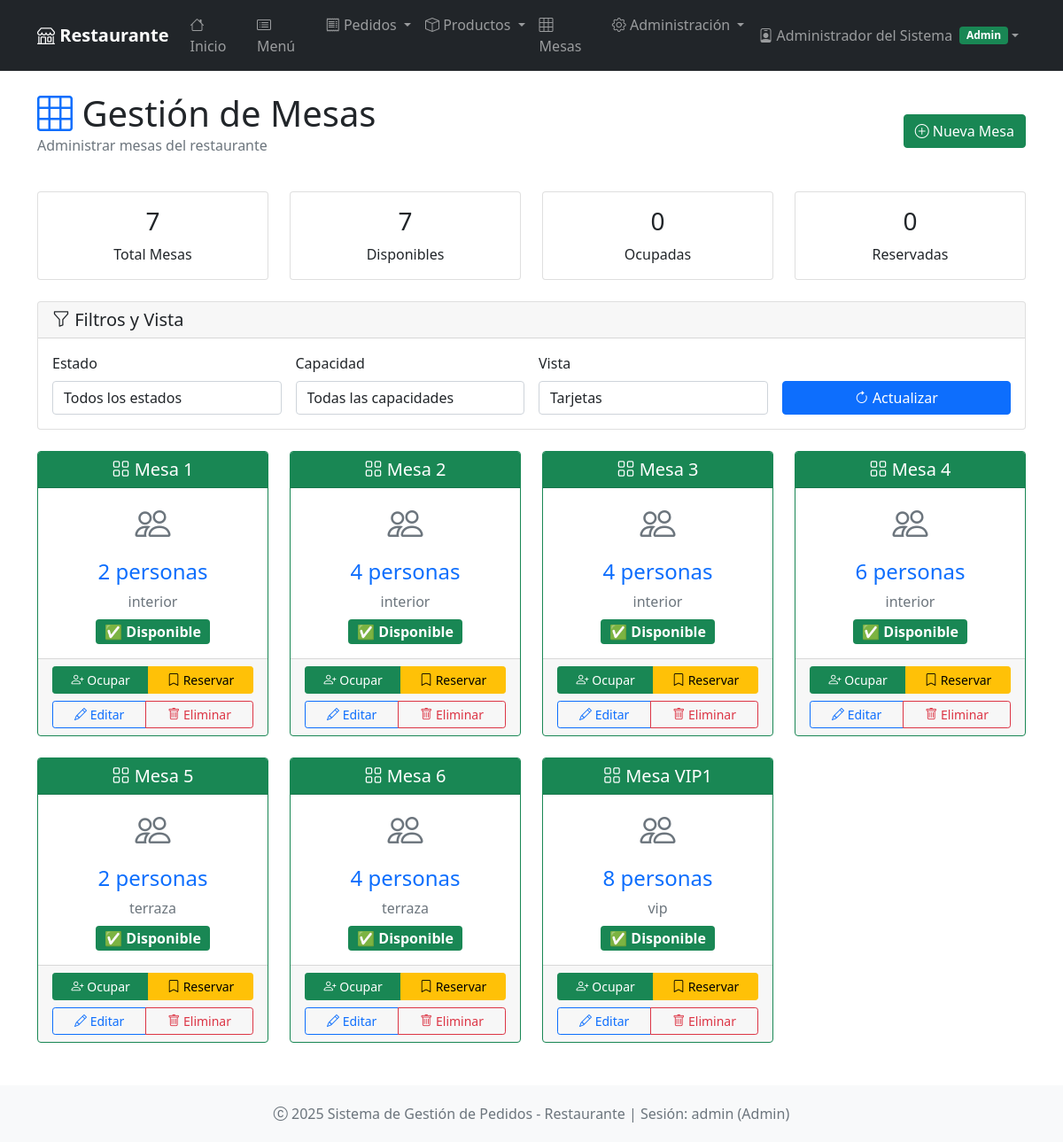
Page /mesas (signed in) on the earlier database version.
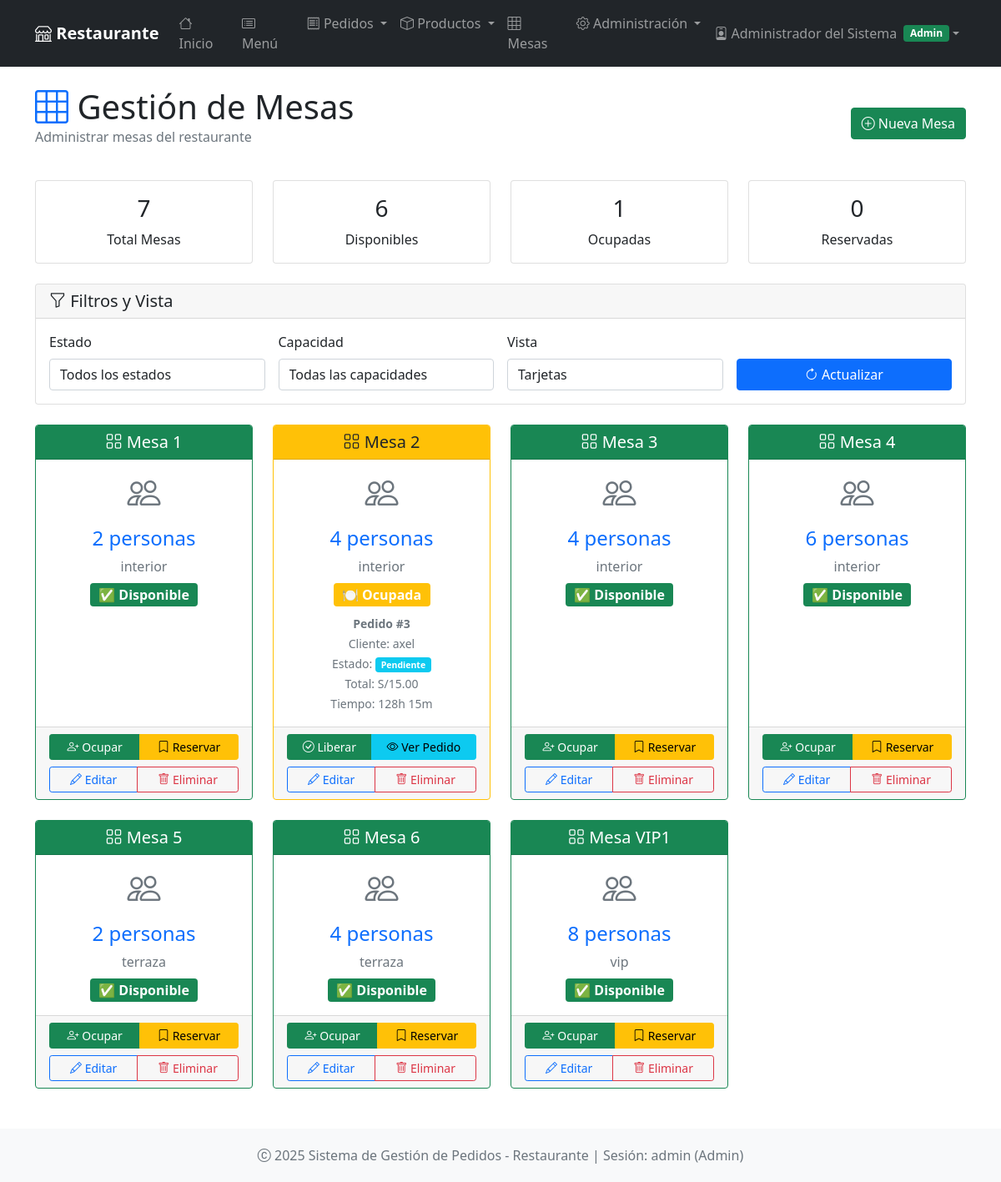
Same page on the later database version.
### app.py (models this page shows, shortened)
class Mesa(db.Model):
    __tablename__ = 'mesas'
    id = db.Column(db.Integer, primary_key=True)
    numero = db.Column(db.String(10), unique=True, nullable=False)
    capacidad = db.Column(db.Integer, nullable=False, default=4)
    estado = db.Column(db.String(20), default='disponible')  # disponible, ocupada, reservada
    ubicacion = db.Column(db.String(50))  # interior, terraza, vip
    activa = db.Column(db.Boolean, default=True)
    pedidos = db.relationship('Pedido', backref='mesa_info', lazy=True)

class Pedido(db.Model):
    __tablename__ = 'pedidos'
    id = db.Column(db.Integer, primary_key=True)
    cliente_nombre = db.Column(db.String(100), nullable=False)
    cliente_telefono = db.Column(db.String(20))
    mesa_id = db.Column(db.Integer, db.ForeignKey('mesas.id'))  # Relación con Mesa
    mesa_numero = db.Column(db.String(10))  # Mantener compatibilidad
    estado = db.Column(db.String(20), default='pendiente')
    total = db.Column(db.Float, default=0.0)
    fecha = db.Column(db.DateTime, default=lambda: datetime.now(timezone.utc))
    observaciones = db.Column(db.Text)
    usuario_id = db.Column(db.Integer, db.ForeignKey('usuarios.id'))  # Quien tomó el pedido
    cocinero_id = db.Column(db.Integer, db.ForeignKey('usuarios.id'))  # Quien lo preparó
    detalles = db.relationship('DetallePedido', backref='pedido', lazy=True, cascade='all, delete-orphan')
    usuario = db.relationship('Usuario', foreign_keys=[usuario_id], backref='pedidos_tomados')
    cocinero = db.relationship('Usuario', foreign_keys=[cocinero_id], backref='pedidos_preparados')
    @property
    def mesa(self):
        return self.mesa_numero or (self.mesa_info.numero if self.mesa_info else None)

### app.py (the view)
@app.route('/mesas')
@login_required
def mesas():
    if current_user.rol == 'cocinero':
        flash('No tienes permisos para acceder a la gestión de mesas', 'error')
        return redirect(url_for('index'))
    estado_filtro = request.args.get('estado')
    capacidad_filtro = request.args.get('capacidad')
    query = Mesa.query.filter_by(activa=True)
    if estado_filtro:
        query = query.filter_by(estado=estado_filtro)
    if capacidad_filtro:
        query = query.filter_by(capacidad=int(capacidad_filtro))
    mesas = query.order_by(Mesa.numero).all()
    total_mesas = Mesa.query.filter_by(activa=True).count()
    disponibles = Mesa.query.filter_by(estado='disponible', activa=True).count()
    ocupadas = Mesa.query.filter_by(estado='ocupada', activa=True).count()
    reservadas = Mesa.query.filter_by(estado='reservada', activa=True).count()
    for mesa in mesas:
        mesa.pedido_actual = None
        mesa.tiempo_ocupada = "-"
        try:
            if mesa.estado == 'ocupada' and mesa.pedidos:
                pedido_actual = None
                for pedido in reversed(mesa.pedidos):  # Empezar por el más reciente
                    if pedido.estado not in ['entregado', 'cancelado']:
                        pedido_actual = pedido
                        break
                if pedido_actual:
                    mesa.pedido_actual = pedido_actual
                    try:
                        ahora = datetime.now()
                        fecha_pedido = pedido_actual.fecha
                        if hasattr(ahora, 'tzinfo') and ahora.tzinfo:
                            ahora = ahora.replace(tzinfo=None)
                        if hasattr(fecha_pedido, 'tzinfo') and fecha_pedido.tzinfo:
                            fecha_pedido = fecha_pedido.replace(tzinfo=None)
                        tiempo_ocupada = ahora - fecha_pedido
                        horas = int(tiempo_ocupada.total_seconds() // 3600)
                        minutos = int((tiempo_ocupada.total_seconds() % 3600) // 60)
                        mesa.tiempo_ocupada = f"{horas}h {minutos}m"
                    except Exception as e:
                        mesa.tiempo_ocupada = "N/A"
                        print(f"Error calculando tiempo para mesa {mesa.numero}: {e}")
        except Exception as e:
            mesa.pedido_actual = None
            mesa.tiempo_ocupada = "-"
            print(f"Error procesando mesa {mesa.numero}: {e}")
    stats = {
        'total_mesas': total_mesas,
        'disponibles': disponibles,
        'ocupadas': ocupadas,
        'reservadas': reservadas
    }
    return render_template('mesas/index.html', mesas=mesas, stats=stats)

### app.py (called while the page is built)
@login_manager.user_loader
def load_user(user_id):
    return db.session.get(Usuario, int(user_id))

### app/templates/mesas/index.html (shortened to what the changed rows need)
{% extends "base.html" %}
{% block content %}
<div class="row align-items-center mb-4">
    <div class="col">
        <h1 class="display-6 mb-0">
            <i class="bi bi-grid-3x3 text-primary"></i> Gestión de Mesas
        </h1>
    </div>
</div>
<div class="row mb-4">
    <div class="col-md-3">
        <div class="card text-bg-success">
            <div class="card-body text-center">
                <h3 class="card-title">{{ stats.disponibles }}</h3>
                <p class="card-text">Disponibles</p>
            </div>
        </div>
    </div>
    <div class="col-md-3">
        <div class="card text-bg-warning">
            <div class="card-body text-center">
                <h3 class="card-title">{{ stats.ocupadas }}</h3>
                <p class="card-text">Ocupadas</p>
            </div>
        </div>
    </div>
</div>
{% if request.args.get('vista', 'grid') == 'grid' %}
<div class="row">
    {% for mesa in mesas %}
    <div class="col-md-4 col-lg-3 mb-4">
        <div class="card h-100 {{ 'border-success' if mesa.estado == 'disponible' else 'border-warning' if mesa.estado == 'ocupada' else 'border-danger' }}">
            <div class="card-header text-center
                      {{ 'bg-success text-white' if mesa.estado == 'disponible' else
                         'bg-warning text-dark' if mesa.estado == 'ocupada' else
                         'bg-danger text-white' }}">
                <h5 class="mb-0">
                    <i class="bi bi-grid"></i> Mesa {{ mesa.numero }}
                </h5>
            </div>
            <div class="card-body text-center">
                <div class="mb-3">
                    <i class="bi bi-people display-6 text-muted"></i>
                </div>
                <h4 class="text-primary">{{ mesa.capacidad }} personas</h4>
                <p class="text-muted mb-2">{{ mesa.ubicacion }}</p>
                {% if mesa.estado == 'disponible' %}
                    <span class="badge bg-success fs-6">✅ Disponible</span>
                {% elif mesa.estado == 'ocupada' %}
                    <span class="badge bg-warning fs-6">🍽️ Ocupada</span>
                    {% if mesa.pedido_actual %}
                    <div class="mt-2">
                        <small class="text-muted">
                            <strong>Pedido #{{ mesa.pedido_actual.id }}</strong><br>
                            Cliente: {{ mesa.pedido_actual.cliente_nombre }}<br>
                            Estado: <span class="badge bg-info">{{ mesa.pedido_actual.estado.title() }}</span><br>
                            Total: S/{{ "%.2f"|format(mesa.pedido_actual.total) }}<br>
                            Tiempo: {{ mesa.tiempo_ocupada }}
                        </small>
                    </div>
                    {% endif %}
                {% elif mesa.estado == 'reservada' %}
                    <span class="badge bg-danger fs-6">📋 Reservada</span>
                {% endif %}
            </div>
            <div class="card-footer">
                <div class="btn-group w-100" role="group">
                    {% if mesa.estado == 'disponible' %}
                        <button class="btn btn-success btn-sm" onclick="cambiarEstado({{ mesa.id }}, 'ocupada')">
                            <i class="bi bi-person-plus"></i> Ocupar
                        </button>
                        <button class="btn btn-warning btn-sm" onclick="cambiarEstado({{ mesa.id }}, 'reservada')">
                            <i class="bi bi-bookmark"></i> Reservar
                        </button>
                    {% elif mesa.estado == 'ocupada' %}
                        <button class="btn btn-success btn-sm" onclick="cambiarEstado({{ mesa.id }}, 'disponible')">
                            <i class="bi bi-check-circle"></i> Liberar
                        </button>
                        {% if mesa.pedido_actual %}
                        <a href="{{ url_for('lista_pedidos') }}?mesa={{ mesa.id }}" class="btn btn-info btn-sm">
                            <i class="bi bi-eye"></i> Ver Pedido
                        </a>
                        {% endif %}
                    {% endif %}
                </div>
                <div class="btn-group w-100 mt-2" role="group">
                    <button class="btn btn-outline-primary btn-sm" onclick="editarMesa({{ mesa.id }})">
                        <i class="bi bi-pencil"></i> Editar
                    </button>
                    <button class="btn btn-outline-danger btn-sm" onclick="confirmarEliminar({{ mesa.id }}, {{ mesa.numero }})">
                        <i class="bi bi-trash"></i> Eliminar
                    </button>
                </div>
            </div>
        </div>
    </div>
    {% endfor %}
</div>
{% endif %}
{% endblock %}

Differences in the rows shown:
changed Mesa: pedido_actual.id (not shown) → "3"; pedido_actual.cliente_nombre (not shown) → "axel"; pedido_actual.estado (not shown) → "Pendiente"; tiempo_ocupada (not shown) → "128h 15m"; estado "✅ Disponible Ocupar Reservar" → "🍽️ Ocupada Pedido # Cliente: Estado: Total: S/ Tiempo: Liberar Ver Pedido"
added Pedido: pedido_actual.total "15.00"
Other differences:
{{ stats.disponibles }}: "7" → "6"
{{ stats.ocupadas }}: "0" → "1"
